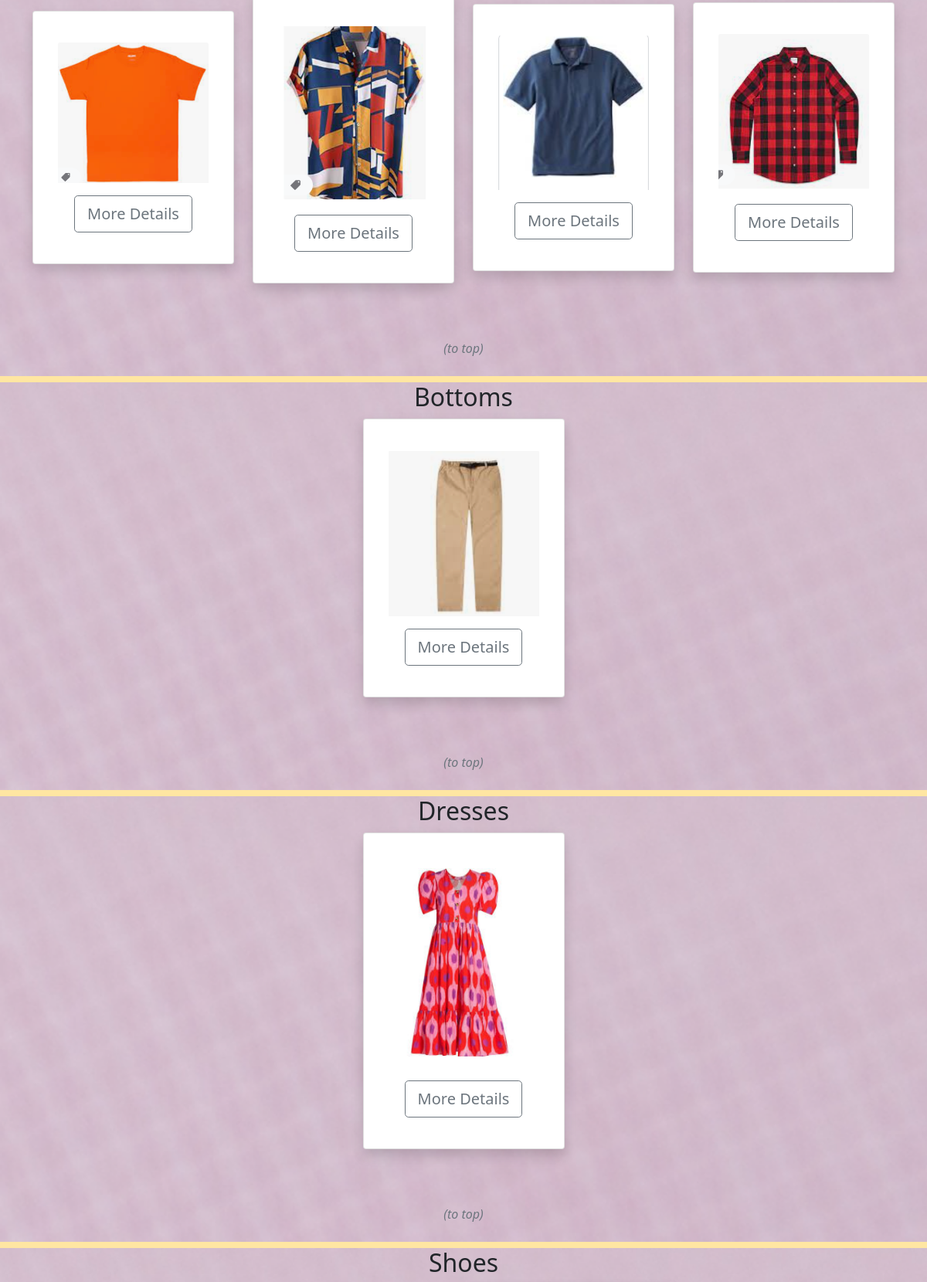
The app's page /wardrobe/items (signed in, middle part), older data.
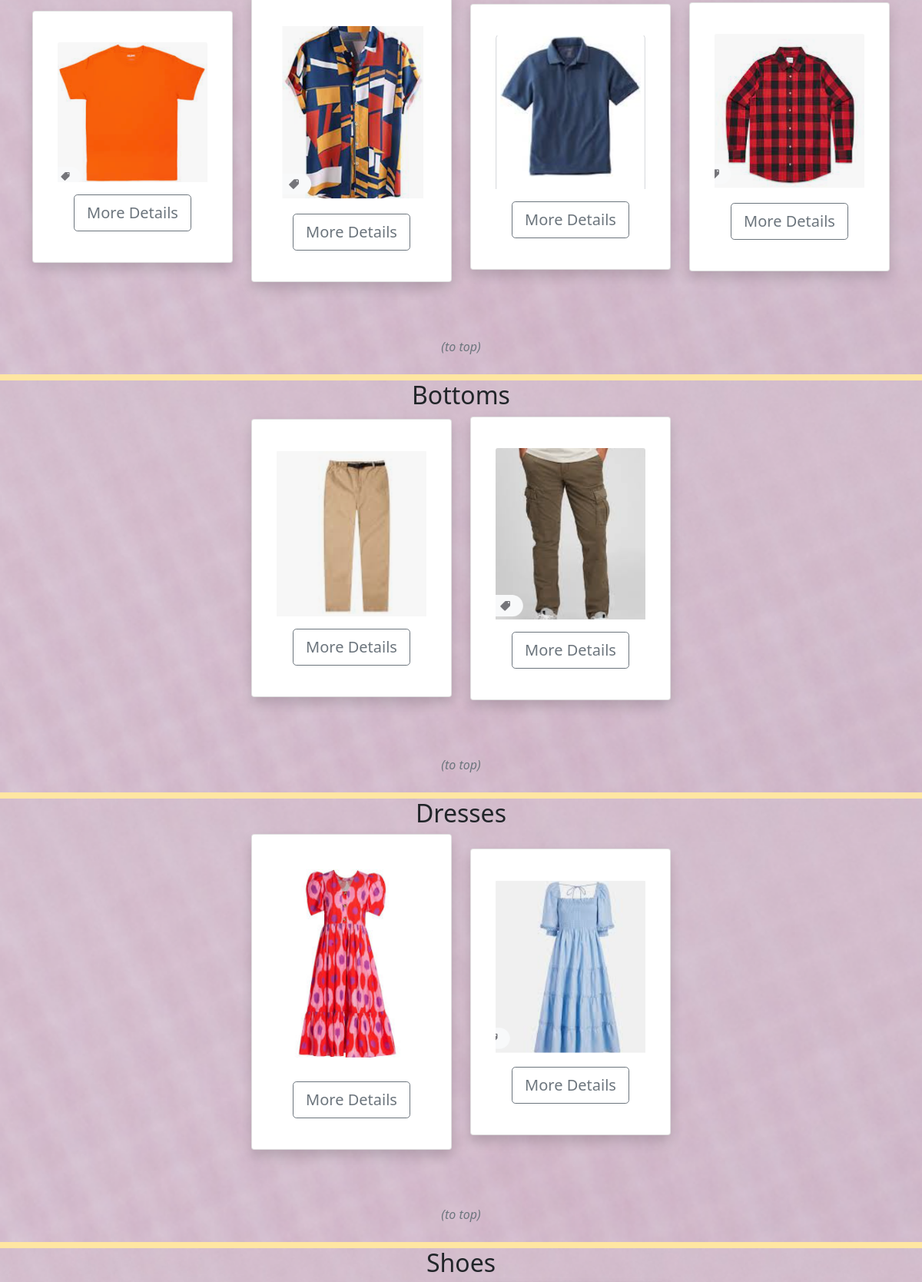
The same page, newer data.
### wardrobe/models.py (models this page shows, shortened)
class Item(models.Model):
    top = 'top'
    bottom = 'bottom'
    dress = 'dress'
    shoe = 'shoe'
    outerwear = 'outerwear'
    handbag = 'handbag'
    other = 'other'
    item_type = [
        (top, 'top'),
        (bottom, 'bottom'),
        (dress, 'dress'),
        (shoe, 'shoe'),
        (outerwear, 'outerwear'),
        (handbag, 'handbag'),
        (other, 'other'),
    ]
    owner = models.ForeignKey(Profile, null=True, blank=True, on_delete=models.CASCADE)
    name = models.CharField(max_length=100)
    description = models.TextField(max_length=300, blank=True, null=True)
    type = models.CharField(max_length=100, choices = item_type, default=shoe)
    image = models.ImageField(upload_to="images", default='itemdefault.jpg')
    sell = models.BooleanField(default=False)
    price = models.DecimalField(max_digits=7, decimal_places=2, blank=True, null=True)
    tags = models.ManyToManyField('Tag', blank=True)
    created = models.DateTimeField(auto_now_add=True)
    id = models.UUIDField(default=uuid.uuid4, unique=True, primary_key=True, editable=False)
    @property
    def imageURL(self):
        try:
            url = self.image.url
        except:
            url = ''
        return url

### wardrobe/views.py (the view)
# urls.py: path('items', views.items, name='items'),
@login_required(login_url="login")
def items(request):
    items, search_query = searchItems(request)
    tops = items.filter(type='top')
    bottoms = items.filter(type='bottom')
    dresses = items.filter(type='dress')
    shoes = items.filter(type='shoe')
    coats = items.filter(type='outerwear')
    handbags = items.filter(type='handbag')
    others = items.filter(type='other')
    context = {
        'tops': tops,
        'bottoms': bottoms,
        'dresses': dresses,
        'shoes': shoes,
        'coats': coats,
        'handbags': handbags,
        'others': others,
    }
    return render(request, 'wardrobe/items.html/', context)

### wardrobe/utils.py (called while the page is built)
def searchItems(request):
    search_query = ''
    if request.GET.get('search_query'):
        search_query = request.GET.get('search_query')
    tags = Tag.objects.filter(name__icontains=search_query)
    profile = request.user.profile
    items = profile.item_set.all().distinct().filter(
        Q(name__icontains=search_query) |
        Q(description__icontains=search_query) |
        Q(tags__in=tags)
    )
    return items, search_query

### wardrobe/templates/wardrobe/items.html (shortened to what this page needs)
{% extends 'main.html' %}
{% load static %}
{% block content %}
  {% if tops %}
  <section id="tops" class="bg-light texture">
    <div class="container-lg">
      <div class="row my-2 align-items-center justify-content-center">
      {% for top in tops %}
        <div class="col-8 col-lg-4 col-xl-3 mb-3">
          <div class="card-group">
            <div class="card shadow p-3 mb-5 bg-body rounded">
              <div class="card-body text-center py-4">
                <img src="{{top.imageURL}}" class="card-img-top">
                <a href="{% url 'item' top.id %}" class="btn btn-outline-secondary btn-lg mt-3">More Details</a>
              </div>
            </div>
          </div>
        </div>
      {% endfor %}
      <a class="nav-link text-center" href="#"><p class="fst-italic fw-light text-muted">(to top)</p></a>
      </div>
    </div>
  </section>
  {% endif %}
  {% if bottoms %}
  <section id="bottoms" class="bg-light texture">
    <div class="container-lg">
      <div class="text-center">
        <h2>Bottoms</h2>
      </div>
      <div class="row my-2 align-items-center justify-content-center">
      {% for bottom in bottoms %}
        <div class="col-8 col-lg-4 col-xl-3 mb-3">
          <div class="card shadow p-3 mb-5 bg-body rounded">
            <div class="card-body text-center py-4">
              <img src="{{bottom.imageURL}}" class="card-img-top">
              <a href="{% url 'item' bottom.id %}" class="btn btn-outline-secondary btn-lg mt-3">More Details</a>
            </div>
          </div>
        </div>
      {% endfor %}
      <a class="nav-link text-center" href="#"><p class="fst-italic fw-light text-muted">(to top)</p></a>
      </div>
    </div>
  </section>
  {% endif %}
  {% if dresses %}
  <section id="dresses" class="bg-light texture">
    <div class="container-lg">
      <div class="text-center">
        <h2>Dresses</h2>
      </div>
      <div class="row my-2 align-items-center justify-content-center">
      {% for dress in dresses %}
        <div class="col-8 col-lg-4 col-xl-3 mb-3">
          <div class="card shadow p-3 mb-5 bg-body rounded">
            <div class="card-body text-center py-4">
              <img src="{{dress.imageURL}}" class="card-img-top">
              <a href="{% url 'item' dress.id %}" class="btn btn-outline-secondary btn-lg mt-3">More Details</a>
            </div>
          </div>
        </div>
      {% endfor %}
      <a class="nav-link text-center" href="#"><p class="fst-italic fw-light text-muted">(to top)</p></a>
      </div>
    </div>
  </section>
  {% endif %}
  {% if shoes %}
  <section id="shoes" class="bg-light texture">
    <div class="container-lg">
      <div class="text-center">
        <h2>Shoes</h2>
      </div>
    </div>
  </section>
  {% endif %}
{% endblock %}

Row changes from the older to the newer data that the page shows:
added Item: imageURL (picture), shown under "Bottoms"
added Item: imageURL (picture), shown under "Dresses"
